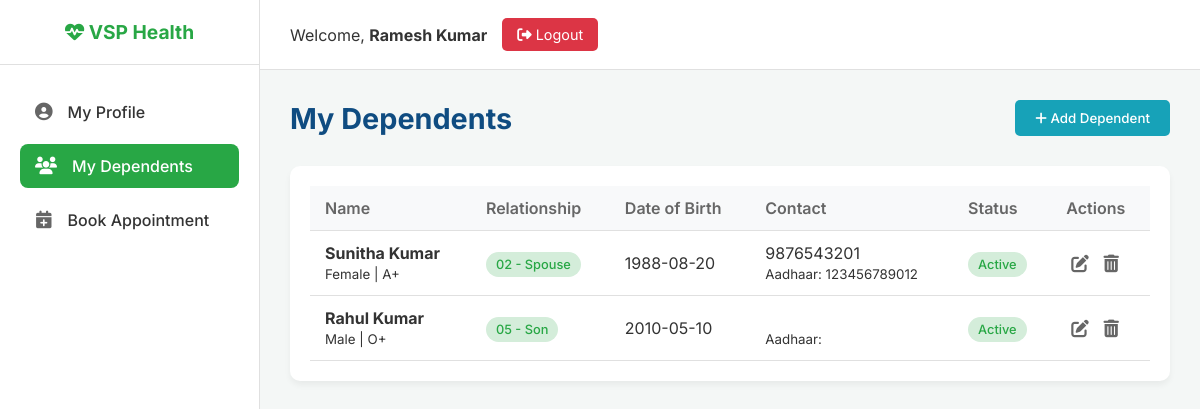
The page /dependents (signed in) on the database its author committed.
### tables this page shows
CREATE TABLE dependents (
            dependent_id INTEGER PRIMARY KEY AUTOINCREMENT,
            employee_id INTEGER,
            dependent_name TEXT NOT NULL,
            relationship TEXT NOT NULL,
            dob TEXT,
            gender TEXT,
            blood_group TEXT,
            mobile TEXT,
            aadhaar_number TEXT,
            status TEXT DEFAULT 'Active',
            FOREIGN KEY (employee_id) REFERENCES employees (id)
        );

### app.py (the view, shortened to what this page needs)
@app.route('/dependents', methods=['GET', 'POST'])
def employee_dependents():
    if not check_employee(): return redirect(url_for('login'))
    conn = get_db_connection()
    dependents = conn.execute('SELECT * FROM dependents WHERE employee_id = ?', (session['user_id'],)).fetchall()
    conn.close()
    return render_template('employee_dependents.html', dependents=dependents)

### app.py (called while the page is built)
def get_db_connection():
    conn = sqlite3.connect('hospital.db')
    conn.row_factory = sqlite3.Row
    return conn

def check_employee():
    if not session.get('user_id') or session.get('role') != 'employee':
        return False
    return True

### templates/employee_dependents.html (shortened to what this page needs)
{% extends "employee_base.html" %}
{% block content %}
<div class="page-header">
    <h1 class="page-title">My Dependents</h1>
    <button class="btn-primary" data-modal-target="addDepModal" style="background-color: #17a2b8;"><i class="fas fa-plus"></i> Add Dependent</button>
</div>
<div class="table-container">
    <table class="data-table">
        <thead>
            <tr>
                <th>Name</th>
                <th>Relationship</th>
                <th>Date of Birth</th>
                <th>Contact</th>
                <th>Status</th>
                <th>Actions</th>
            </tr>
        </thead>
        <tbody>
            {% for dep in dependents %}
            <tr>
                <td><strong>{{ dep.dependent_name }}</strong><br><small>{{ dep.gender }} | {{ dep.blood_group }}</small></td>
                <td><span class="badge badge-active">{{ dep.relationship }}</span></td>
                <td>{{ dep.dob }}</td>
                <td>{{ dep.mobile }}<br><small>Aadhaar: {{ dep.aadhaar_number }}</small></td>
                <td>
                    <span class="badge {% if dep.status == 'Active' %}badge-active{% else %}badge-inactive{% endif %}">
                        {{ dep.status }}
                    </span>
                </td>
                <td class="action-btns">
                    <button class="edit" data-modal-target="editDepModal"
                            data-dependent_id="{{ dep.dependent_id }}"
                            data-dependent_name="{{ dep.dependent_name }}"
                            data-relationship="{{ dep.relationship }}"
                            data-dob="{{ dep.dob }}"
                            data-gender="{{ dep.gender }}"
                            data-blood_group="{{ dep.blood_group }}"
                            data-mobile="{{ dep.mobile }}"
                            data-aadhaar_number="{{ dep.aadhaar_number }}"
                            data-status="{{ dep.status }}"
                            title="Edit">
                        <i class="fas fa-edit"></i>
                    </button>
                    <form action="{{ url_for('employee_dependents') }}" method="POST" style="display:inline;" onsubmit="return confirm('Delete this dependent?');">
                        <button type="submit" class="delete" title="Delete"><i class="fas fa-trash-alt"></i></button>
                    </form>
                </td>
            </tr>
            {% else %}
            <tr>
                <td colspan="6" style="text-align: center;">No dependents added yet.</td>
            </tr>
            {% endfor %}
        </tbody>
    </table>
</div>
{% endblock %}

### static/css/admin_style.css (style rules this page uses)
:root { --primary-color: #0f4c81; --secondary-color: #1a73e8; --accent-color: #fca311; --bg-color: #f4f7f6; --sidebar-bg: #ffffff; --text-main: #333333; --text-muted: #666666; --success-color: #28a745; --danger-color: #dc3545; --warning-color: #ffc107; --info-color: #17a2b8; --border-color: #e0e0e0; --card-shadow: 0 4px 6px rgba(0,0,0,0.05); --transition-speed: 0.3s; }
* { margin: 0; padding: 0; box-sizing: border-box; font-family: 'Inter', 'Segoe UI', Tahoma, Geneva, Verdana, sans-serif; }
body { background-color: var(--bg-color); color: var(--text-main); display: flex; min-height: 100vh; overflow-x: hidden; }
.page-header { display: flex; justify-content: space-between; align-items: center; margin-bottom: 30px; }
.page-title { font-size: 1.8rem; color: var(--primary-color); }
.table-container { background: #fff; border-radius: 10px; padding: 20px; box-shadow: var(--card-shadow); overflow-x: auto; }
.btn-primary { background-color: var(--primary-color); color: white; padding: 10px 20px; border: none; border-radius: 5px; cursor: pointer; font-weight: 500; text-decoration: none; display: inline-block; transition: background 0.3s; }
.data-table { width: 100%; border-collapse: collapse; }
.data-table th, .data-table td { padding: 12px 15px; text-align: left; border-bottom: 1px solid var(--border-color); }
.data-table th { background-color: #f8f9fa; color: var(--text-muted); font-weight: 600; }
.badge { padding: 5px 10px; border-radius: 20px; font-size: 0.8rem; font-weight: 500; }
.badge-active { background-color: #d4edda; color: var(--success-color); }
.action-btns button, .action-btns a { border: none; background: none; cursor: pointer; font-size: 1.1rem; margin: 0 5px; color: var(--text-muted); }

### rows shown on the page
dependents: dependent_name "Sunitha Kumar", gender "Female", blood_group "A+", relationship "02 - Spouse", dob "1988-08-20", mobile "9876543201", aadhaar_number "123456789012", status "Active"
dependents: dependent_name "Rahul Kumar", gender "Male", blood_group "O+", relationship "05 - Son", dob "2010-05-10", status "Active"

### other values the page prints
{{ session.name }} "Ramesh Kumar"
